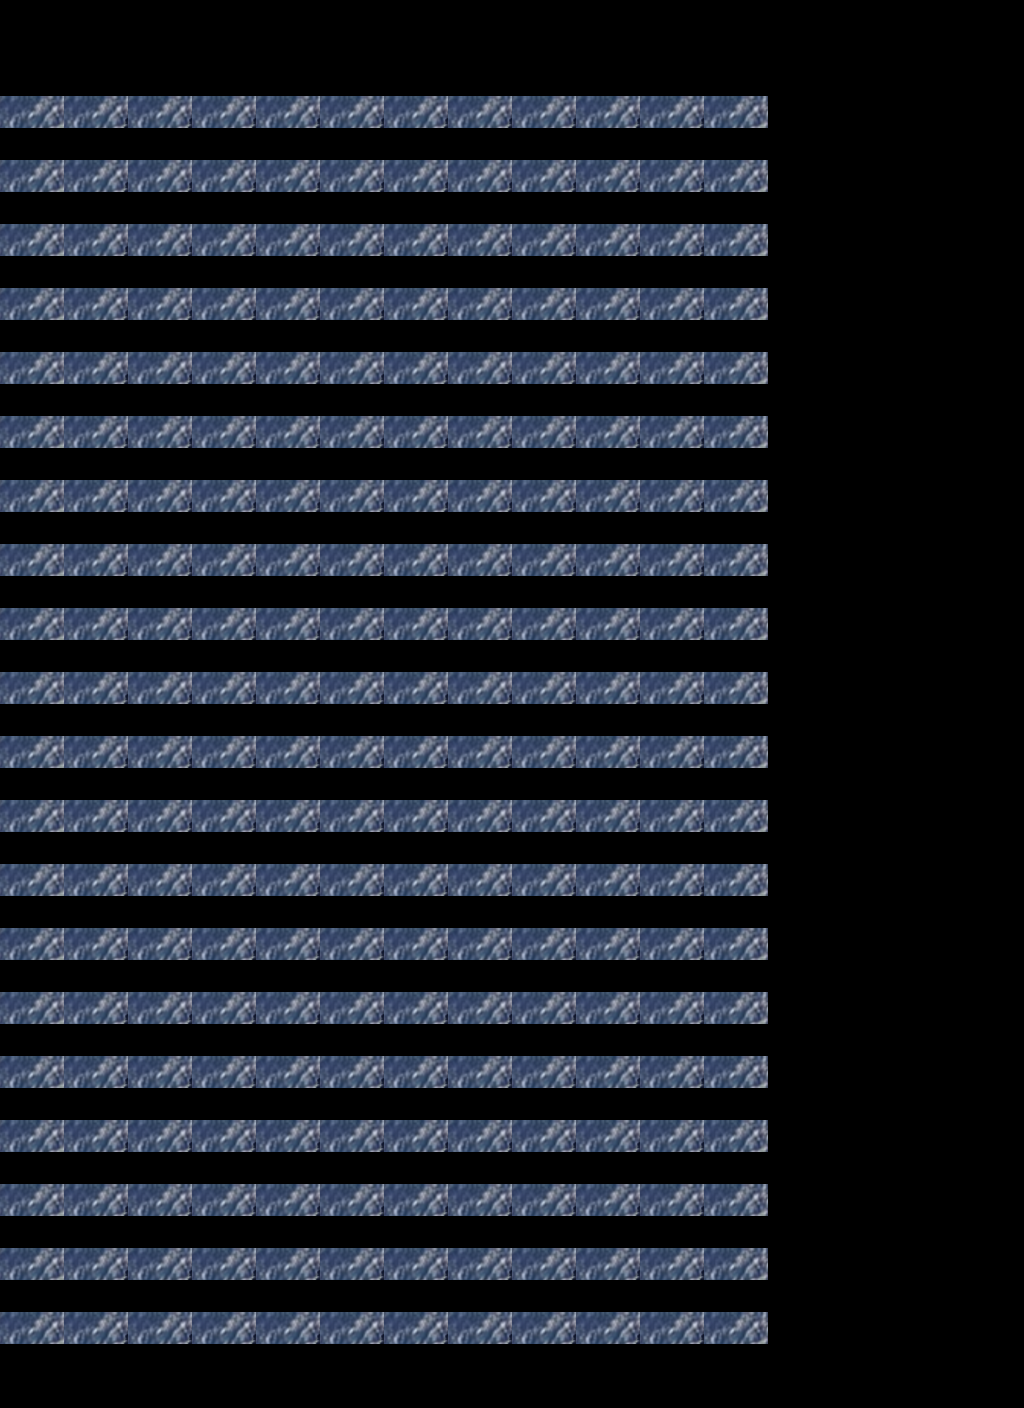

This is a level from a 2D game, rendered from its Tiled map with the project's own tilesets. A one-line summary and the map file follow, with tile-layer data summarised:
An orthogonal 16x22 tile map with 64x64 px tiles, 3 tile layers (0, 1, 2).

<map version="1.0" orientation="orthogonal" renderorder="right-down" width="16" height="22" tilewidth="64" tileheight="64">
 <tileset firstgid="1" source="textures2.tsx" />
 <layer name="0" width="16" height="22">
  <data>[352 cells, 200 non-empty, 1 distinct tile ids]</data>
 </layer>
 <layer name="1" width="16" height="22">
  <data>[352 cells, 130 non-empty, 10 distinct tile ids]</data>
 </layer>
 <layer name="2" width="16" height="22">
  <data>[352 cells, 200 non-empty, 1 distinct tile ids]</data>
 </layer>
</map>